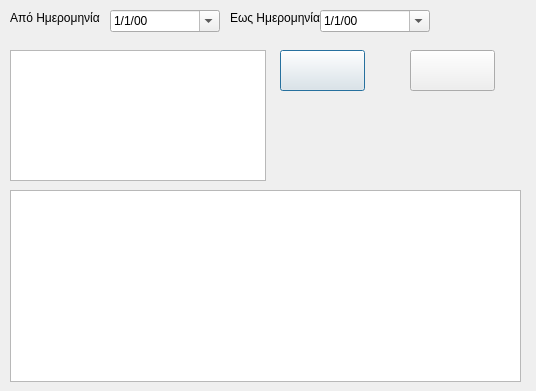
<?xml version="1.0" encoding="UTF-8"?>
<ui version="4.0">
 <class>InvoiceReview</class>
 <widget class="QDialog" name="InvoiceReview">
  <property name="geometry">
   <rect>
    <x>0</x>
    <y>0</y>
    <width>536</width>
    <height>391</height>
   </rect>
  </property>
  <property name="windowTitle">
   <string>Review Τιμολόγησης</string>
  </property>
  <widget class="QTableView" name="tableFintrade">
   <property name="geometry">
    <rect>
     <x>10</x>
     <y>50</y>
     <width>256</width>
     <height>131</height>
    </rect>
   </property>
  </widget>
  <widget class="QTableView" name="tableLines">
   <property name="geometry">
    <rect>
     <x>10</x>
     <y>190</y>
     <width>511</width>
     <height>192</height>
    </rect>
   </property>
  </widget>
  <widget class="QDateEdit" name="dateFrom">
   <property name="geometry">
    <rect>
     <x>110</x>
     <y>10</y>
     <width>110</width>
     <height>22</height>
    </rect>
   </property>
   <property name="dateTime">
    <datetime>
     <hour>0</hour>
     <minute>0</minute>
     <second>0</second>
     <year>2000</year>
     <month>1</month>
     <day>1</day>
    </datetime>
   </property>
   <property name="date">
    <date>
     <year>2000</year>
     <month>1</month>
     <day>1</day>
    </date>
   </property>
   <property name="displayFormat">
    <string>d/M/yy</string>
   </property>
   <property name="calendarPopup">
    <bool>true</bool>
   </property>
  </widget>
  <widget class="QDateEdit" name="dateTo">
   <property name="geometry">
    <rect>
     <x>320</x>
     <y>10</y>
     <width>110</width>
     <height>22</height>
    </rect>
   </property>
   <property name="displayFormat">
    <string>d/M/yy</string>
   </property>
   <property name="calendarPopup">
    <bool>true</bool>
   </property>
  </widget>
  <widget class="QPushButton" name="pushDelete">
   <property name="geometry">
    <rect>
     <x>280</x>
     <y>50</y>
     <width>85</width>
     <height>41</height>
    </rect>
   </property>
   <property name="text">
    <string/>
   </property>
  </widget>
  <widget class="QPushButton" name="pushEmail">
   <property name="geometry">
    <rect>
     <x>410</x>
     <y>50</y>
     <width>85</width>
     <height>41</height>
    </rect>
   </property>
   <property name="text">
    <string/>
   </property>
   <property name="autoDefault">
    <bool>false</bool>
   </property>
  </widget>
  <widget class="QLabel" name="label">
   <property name="geometry">
    <rect>
     <x>10</x>
     <y>10</y>
     <width>91</width>
     <height>16</height>
    </rect>
   </property>
   <property name="text">
    <string>Από Ημερομηνία</string>
   </property>
  </widget>
  <widget class="QLabel" name="label_2">
   <property name="geometry">
    <rect>
     <x>230</x>
     <y>10</y>
     <width>91</width>
     <height>16</height>
    </rect>
   </property>
   <property name="text">
    <string>Εως Ημερομηνία</string>
   </property>
  </widget>
 </widget>
 <resources/>
 <connections/>
</ui>
